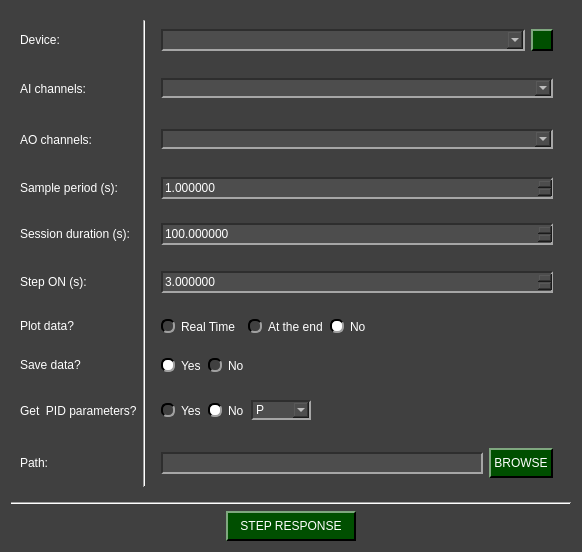
<?xml version="1.0" encoding="UTF-8"?>
<ui version="4.0">
 <class>Arduino_StepResponse_W</class>
 <widget class="QWidget" name="Arduino_StepResponse_W">
  <property name="geometry">
   <rect>
    <x>0</x>
    <y>0</y>
    <width>582</width>
    <height>552</height>
   </rect>
  </property>
  <property name="windowTitle">
   <string>Form</string>
  </property>
  <property name="styleSheet">
   <string notr="true">QComboBox QAbstractItemView {
    background-color: rgb(77, 77, 77);
}

QComboBox QAbstractItemView::item:focus{
    background-color: rgb(140, 140, 140);
}

QDoubleSpinBox{
	background-color: rgb(77, 77, 77);
	
	border-top: 1.5px solid rgb(46, 46, 46);
	border-left: 1.5px solid rgb(46, 46, 46);

	border-bottom: 1.5px solid rgb(166, 166, 166);
	border-right: 1.5px solid rgb(166, 166, 166);
}

QDoubleSpinBox::up-button{
    image: url(:/imgs/imgs/drop_up_arrow.png);
	width: 11px;

	background-color: rgb(0, 79, 0);
	border-top: 1.5px solid rgb(127, 167, 127);
	border-left: 1.5px solid rgb(127, 167, 127);

	border-bottom: 1.5px solid rgb(0, 0, 0);
	border-right: 1.5px solid rgb(0, 0, 0);
}

QDoubleSpinBox::up-button:pressed{
	border: 2px solid rgb(255, 255, 255);
}

QDoubleSpinBox::up-button:hover{
	background-color: rgb(0, 50, 0);
}

QDoubleSpinBox::down-button{
    image: url(:/imgs/imgs/drop_down_arrow.png);
	width: 11px;

	background-color: rgb(0, 79, 0);
	border-top: 1.5px solid rgb(127, 167, 127);
	border-left: 1.5px solid rgb(127, 167, 127);

	border-bottom: 1.5px solid rgb(0, 0, 0);
	border-right: 1.5px solid rgb(0, 0, 0);
}

QDoubleSpinBox::down-button:pressed{
	border: 2px solid rgb(255, 255, 255);
}

QDoubleSpinBox::down-button:hover{
	background-color: rgb(0, 50, 0);
}

QWidget#Arduino_StepResponse_W{
	background-color: rgb(64, 64, 64);
}

QWidget{
	color: rgb(255, 255, 255);
}

QComboBox{
	background-color: rgb(77, 77, 77);
	
	border-top: 1.5px solid rgb(46, 46, 46);
	border-left: 1.5px solid rgb(46, 46, 46);

	border-bottom: 1.5px solid rgb(166, 166, 166);
	border-right: 1.5px solid rgb(166, 166, 166);
}


QComboBox::drop-down{
	image: url(:/imgs/imgs/drop_down_arrow.png);
	width: 11px;

	background-color: rgb(0, 79, 0);
	border-top: 2px solid rgb(127, 167, 127);
	border-left: 2px solid rgb(127, 167, 127);

	border-bottom: 2px solid rgb(0, 0, 0);
	border-right: 2px solid rgb(0, 0, 0);
}

QComboBox::drop-down:hover{
	background-color: rgb(0, 50, 0);
}

QComboBox::drop-down:pressed{
	border: 2px solid rgb(255, 255, 255);
}

QPushButton{
	background-color: rgb(0, 79, 0);

	border-top: 1.5px solid rgb(127, 167, 127);
	border-left: 1.5px solid rgb(127, 167, 127);

	border-bottom: 1.5px solid rgb(0, 0, 0);
	border-right: 1.5px solid rgb(0, 0, 0);

	
	font: 12pt &quot;Helvetica&quot;;
	text-align:center;
}

QWidget{
	font: 12pt &quot;Helvetica&quot;;
}

QPushButton:hover{
	background-color: rgb(0, 50, 0);
}

QPushButton:pressed{
	border: 2px solid rgb(255, 255, 255);
}

QLineEdit{
	background-color: rgb(77, 77, 77);
	border-top: 1.5px solid rgb(46, 46, 46);
	border-left: 1.5px solid rgb(46, 46, 46);

	border-bottom: 1.5px solid rgb(166, 166, 166);
	border-right: 1.5px solid rgb(166, 166, 166);
}

QRadioButton::indicator{
	border-radius: 6px;
	border-top: 1.5px solid rgb(0, 0, 0);
	border-left: 1.5px solid rgb(0, 0, 0);

	border-bottom: 1.5px solid rgb(160, 160, 160);
	border-right: 1.5px solid rgb(160, 160, 160);
}

QRadioButton::indicator::checked{
	background-color: white;
}

QRadioButton::indicator::unchecked:hover{
	background-color: #9F9F9F;
}

QRadioButton::indicator::pressed{
	border: 1.5px solid #505050
}

QPushButton#reload_devices{
	image: url(:/imgs/imgs/reload.png);
	width: 11px;
	background-color: rgb(0, 79, 0);

	border-top: 1.5px solid rgb(127, 167, 127);
	border-left: 1.5px solid rgb(127, 167, 127);

	border-bottom: 1.5px solid rgb(0, 0, 0);
	border-right: 1.5px solid rgb(0, 0, 0);

	
	font: 12pt &quot;Helvetica&quot;;
	text-align:center;
}

QPushButton#reload_devices:hover{
	background-color: rgb(0, 50, 0);
}

QPushButton#reload_devices:pressed{
	border: 2px solid rgb(255, 255, 255);
}

QComboBox:disabled {
    background-color: rgb(50, 50, 50);
    
    border-top: 1.5px solid rgb(30, 30, 30);
    border-left: 1.5px solid rgb(30, 30, 30);
    
    border-bottom: 1.5px solid rgb(100, 100, 100);
    border-right: 1.5px solid rgb(100, 100, 100);
    
    color: rgb(150, 150, 150);
}</string>
  </property>
  <layout class="QGridLayout" name="gridLayout_3">
   <item row="0" column="0">
    <widget class="QWidget" name="widget" native="true">
     <layout class="QGridLayout" name="gridLayout_2">
      <item row="3" column="0">
       <widget class="QLabel" name="label_15">
        <property name="minimumSize">
         <size>
          <width>0</width>
          <height>30</height>
         </size>
        </property>
        <property name="maximumSize">
         <size>
          <width>16777215</width>
          <height>30</height>
         </size>
        </property>
        <property name="text">
         <string>Sample period (s):</string>
        </property>
       </widget>
      </item>
      <item row="7" column="2" alignment="Qt::AlignmentFlag::AlignLeft">
       <widget class="QWidget" name="widget_12" native="true">
        <layout class="QHBoxLayout" name="horizontalLayout_5">
         <item>
          <widget class="QRadioButton" name="yes_save_radio">
           <property name="text">
            <string>Yes</string>
           </property>
           <property name="checked">
            <bool>true</bool>
           </property>
           <attribute name="buttonGroup">
            <string notr="true">save_radio_group</string>
           </attribute>
          </widget>
         </item>
         <item>
          <widget class="QRadioButton" name="no_save_radio">
           <property name="text">
            <string>No</string>
           </property>
           <attribute name="buttonGroup">
            <string notr="true">save_radio_group</string>
           </attribute>
          </widget>
         </item>
        </layout>
       </widget>
      </item>
      <item row="9" column="2">
       <widget class="QWidget" name="widget_16" native="true">
        <layout class="QHBoxLayout" name="horizontalLayout_7">
         <item alignment="Qt::AlignmentFlag::AlignVCenter">
          <widget class="QLineEdit" name="path_line_edit">
           <property name="minimumSize">
            <size>
             <width>0</width>
             <height>22</height>
            </size>
           </property>
           <property name="maximumSize">
            <size>
             <width>16777215</width>
             <height>22</height>
            </size>
           </property>
          </widget>
         </item>
         <item alignment="Qt::AlignmentFlag::AlignVCenter">
          <widget class="QPushButton" name="path_folder_browse">
           <property name="minimumSize">
            <size>
             <width>0</width>
             <height>30</height>
            </size>
           </property>
           <property name="maximumSize">
            <size>
             <width>16777215</width>
             <height>30</height>
            </size>
           </property>
           <property name="text">
            <string> BROWSE </string>
           </property>
          </widget>
         </item>
        </layout>
       </widget>
      </item>
      <item row="3" column="2">
       <widget class="QWidget" name="widget_11" native="true">
        <layout class="QGridLayout" name="gridLayout_9">
         <item row="0" column="0">
          <widget class="QDoubleSpinBox" name="Ts_in">
           <property name="minimumSize">
            <size>
             <width>0</width>
             <height>22</height>
            </size>
           </property>
           <property name="maximumSize">
            <size>
             <width>16777215</width>
             <height>22</height>
            </size>
           </property>
           <property name="decimals">
            <number>6</number>
           </property>
           <property name="maximum">
            <double>999999999999.000000000000000</double>
           </property>
           <property name="singleStep">
            <double>0.010000000000000</double>
           </property>
           <property name="stepType">
            <enum>QAbstractSpinBox::StepType::AdaptiveDecimalStepType</enum>
           </property>
           <property name="value">
            <double>1.000000000000000</double>
           </property>
          </widget>
         </item>
        </layout>
       </widget>
      </item>
      <item row="1" column="0">
       <widget class="QLabel" name="label_3">
        <property name="text">
         <string>AI channels:</string>
        </property>
       </widget>
      </item>
      <item row="8" column="2" alignment="Qt::AlignmentFlag::AlignLeft">
       <widget class="QWidget" name="widget_2" native="true">
        <layout class="QHBoxLayout" name="horizontalLayout">
         <item>
          <widget class="QRadioButton" name="yes_pid_radio">
           <property name="text">
            <string>Yes</string>
           </property>
           <attribute name="buttonGroup">
            <string notr="true">pid_radio_group</string>
           </attribute>
          </widget>
         </item>
         <item>
          <widget class="QRadioButton" name="no_pid_radio">
           <property name="text">
            <string>No</string>
           </property>
           <property name="checked">
            <bool>true</bool>
           </property>
           <attribute name="buttonGroup">
            <string notr="true">pid_radio_group</string>
           </attribute>
          </widget>
         </item>
         <item>
          <widget class="QComboBox" name="PID_comboBox">
           <property name="minimumSize">
            <size>
             <width>60</width>
             <height>0</height>
            </size>
           </property>
           <property name="currentText">
            <string>P</string>
           </property>
           <item>
            <property name="text">
             <string>P</string>
            </property>
           </item>
           <item>
            <property name="text">
             <string>PI</string>
            </property>
           </item>
           <item>
            <property name="text">
             <string>PID</string>
            </property>
           </item>
          </widget>
         </item>
        </layout>
       </widget>
      </item>
      <item row="8" column="0">
       <widget class="QLabel" name="label">
        <property name="text">
         <string>Get  PID parameters?</string>
        </property>
       </widget>
      </item>
      <item row="9" column="0" alignment="Qt::AlignmentFlag::AlignVCenter">
       <widget class="QLabel" name="label_12">
        <property name="minimumSize">
         <size>
          <width>0</width>
          <height>30</height>
         </size>
        </property>
        <property name="maximumSize">
         <size>
          <width>16777215</width>
          <height>30</height>
         </size>
        </property>
        <property name="text">
         <string>Path:</string>
        </property>
       </widget>
      </item>
      <item row="0" column="0">
       <widget class="QLabel" name="label_2">
        <property name="minimumSize">
         <size>
          <width>0</width>
          <height>30</height>
         </size>
        </property>
        <property name="maximumSize">
         <size>
          <width>16777215</width>
          <height>30</height>
         </size>
        </property>
        <property name="text">
         <string>Device:</string>
        </property>
       </widget>
      </item>
      <item row="6" column="2" alignment="Qt::AlignmentFlag::AlignLeft">
       <widget class="QWidget" name="widget_13" native="true">
        <layout class="QHBoxLayout" name="horizontalLayout_6">
         <item>
          <widget class="QRadioButton" name="yes_rt_plot_radio">
           <property name="text">
            <string>Real Time</string>
           </property>
           <property name="checked">
            <bool>false</bool>
           </property>
           <attribute name="buttonGroup">
            <string notr="true">plot_radio_group</string>
           </attribute>
          </widget>
         </item>
         <item>
          <widget class="QLabel" name="label_warning">
           <property name="toolTip">
            <string>&lt;html&gt;&lt;head/&gt;&lt;body&gt;&lt;p&gt;&lt;span style=&quot; font-size:16pt;&quot;&gt;Selecting Real Time may reduce your acquisition performance if you need to collect data at high frequencies ( sample period &amp;lt; 0.05 s ). We suggest plotting at the end of the acquisition if you don't want to be affected.&lt;/span&gt;&lt;/p&gt;&lt;/body&gt;&lt;/html&gt;</string>
           </property>
           <property name="text">
            <string>&lt;html&gt;&lt;head/&gt;&lt;body&gt;&lt;p&gt;&lt;img src=&quot;:/imgs/imgs/Warning_logo.png&quot;/&gt;&lt;/p&gt;&lt;/body&gt;&lt;/html&gt;</string>
           </property>
          </widget>
         </item>
         <item>
          <widget class="QRadioButton" name="yes_ate_plot_radio">
           <property name="text">
            <string>At the end</string>
           </property>
           <attribute name="buttonGroup">
            <string notr="true">plot_radio_group</string>
           </attribute>
          </widget>
         </item>
         <item>
          <widget class="QRadioButton" name="no_plot_radio">
           <property name="text">
            <string>No</string>
           </property>
           <property name="checked">
            <bool>true</bool>
           </property>
           <attribute name="buttonGroup">
            <string notr="true">plot_radio_group</string>
           </attribute>
          </widget>
         </item>
        </layout>
       </widget>
      </item>
      <item row="5" column="0">
       <widget class="QLabel" name="label_14">
        <property name="text">
         <string>Step ON (s):</string>
        </property>
       </widget>
      </item>
      <item row="4" column="2">
       <widget class="QWidget" name="widget_10" native="true">
        <layout class="QGridLayout" name="gridLayout_8">
         <item row="0" column="0">
          <widget class="QDoubleSpinBox" name="sesh_dur_in">
           <property name="minimumSize">
            <size>
             <width>0</width>
             <height>22</height>
            </size>
           </property>
           <property name="maximumSize">
            <size>
             <width>16777215</width>
             <height>22</height>
            </size>
           </property>
           <property name="decimals">
            <number>6</number>
           </property>
           <property name="maximum">
            <double>999999999999.000000000000000</double>
           </property>
           <property name="singleStep">
            <double>0.010000000000000</double>
           </property>
           <property name="stepType">
            <enum>QAbstractSpinBox::StepType::AdaptiveDecimalStepType</enum>
           </property>
           <property name="value">
            <double>100.000000000000000</double>
           </property>
          </widget>
         </item>
        </layout>
       </widget>
      </item>
      <item row="5" column="2">
       <widget class="QWidget" name="widget_15" native="true">
        <layout class="QGridLayout" name="gridLayout_12">
         <item row="0" column="0">
          <widget class="QDoubleSpinBox" name="step_on_s_in">
           <property name="minimumSize">
            <size>
             <width>0</width>
             <height>22</height>
            </size>
           </property>
           <property name="maximumSize">
            <size>
             <width>16777215</width>
             <height>22</height>
            </size>
           </property>
           <property name="decimals">
            <number>6</number>
           </property>
           <property name="maximum">
            <double>999999999999.000000000000000</double>
           </property>
           <property name="singleStep">
            <double>0.010000000000000</double>
           </property>
           <property name="stepType">
            <enum>QAbstractSpinBox::StepType::AdaptiveDecimalStepType</enum>
           </property>
           <property name="value">
            <double>3.000000000000000</double>
           </property>
          </widget>
         </item>
        </layout>
       </widget>
      </item>
      <item row="0" column="2">
       <widget class="QWidget" name="widget_3" native="true">
        <layout class="QHBoxLayout" name="horizontalLayout_8">
         <item>
          <widget class="QComboBox" name="device_combo">
           <property name="minimumSize">
            <size>
             <width>0</width>
             <height>22</height>
            </size>
           </property>
           <property name="maximumSize">
            <size>
             <width>16777215</width>
             <height>22</height>
            </size>
           </property>
          </widget>
         </item>
         <item>
          <widget class="QPushButton" name="reload_devices">
           <property name="minimumSize">
            <size>
             <width>22</width>
             <height>22</height>
            </size>
           </property>
           <property name="maximumSize">
            <size>
             <width>22</width>
             <height>22</height>
            </size>
           </property>
           <property name="toolTip">
            <string>&lt;html&gt;&lt;head/&gt;&lt;body&gt;&lt;p&gt;Update COM ports&lt;/p&gt;&lt;/body&gt;&lt;/html&gt;</string>
           </property>
           <property name="text">
            <string/>
           </property>
          </widget>
         </item>
        </layout>
       </widget>
      </item>
      <item row="1" column="2">
       <widget class="QWidget" name="widget_4" native="true">
        <layout class="QHBoxLayout" name="horizontalLayout_2">
         <item>
          <widget class="QComboBox" name="ai_channel_combo"/>
         </item>
        </layout>
       </widget>
      </item>
      <item row="4" column="0">
       <widget class="QLabel" name="label_10">
        <property name="minimumSize">
         <size>
          <width>0</width>
          <height>30</height>
         </size>
        </property>
        <property name="maximumSize">
         <size>
          <width>16777215</width>
          <height>30</height>
         </size>
        </property>
        <property name="text">
         <string>Session duration (s):</string>
        </property>
       </widget>
      </item>
      <item row="0" column="1" rowspan="10">
       <widget class="Line" name="line_2">
        <property name="orientation">
         <enum>Qt::Orientation::Vertical</enum>
        </property>
       </widget>
      </item>
      <item row="6" column="0">
       <widget class="QLabel" name="label_9">
        <property name="minimumSize">
         <size>
          <width>0</width>
          <height>30</height>
         </size>
        </property>
        <property name="maximumSize">
         <size>
          <width>16777215</width>
          <height>30</height>
         </size>
        </property>
        <property name="text">
         <string>Plot data?</string>
        </property>
       </widget>
      </item>
      <item row="7" column="0">
       <widget class="QLabel" name="label_11">
        <property name="minimumSize">
         <size>
          <width>0</width>
          <height>30</height>
         </size>
        </property>
        <property name="maximumSize">
         <size>
          <width>16777215</width>
          <height>30</height>
         </size>
        </property>
        <property name="text">
         <string>Save data?</string>
        </property>
       </widget>
      </item>
      <item row="2" column="0">
       <widget class="QLabel" name="label_4">
        <property name="text">
         <string>AO channels:</string>
        </property>
       </widget>
      </item>
      <item row="2" column="2">
       <widget class="QWidget" name="widget_5" native="true">
        <layout class="QHBoxLayout" name="horizontalLayout_3">
         <item>
          <widget class="QComboBox" name="ao_channel_combo"/>
         </item>
        </layout>
       </widget>
      </item>
     </layout>
    </widget>
   </item>
   <item row="1" column="0">
    <widget class="Line" name="line_3">
     <property name="orientation">
      <enum>Qt::Orientation::Horizontal</enum>
     </property>
    </widget>
   </item>
   <item row="2" column="0" alignment="Qt::AlignmentFlag::AlignHCenter">
    <widget class="QPushButton" name="start_step_response">
     <property name="minimumSize">
      <size>
       <width>130</width>
       <height>30</height>
      </size>
     </property>
     <property name="maximumSize">
      <size>
       <width>130</width>
       <height>30</height>
      </size>
     </property>
     <property name="text">
      <string>STEP RESPONSE</string>
     </property>
    </widget>
   </item>
  </layout>
 </widget>
 <resources>
  <include location="resources_1.qrc"/>
 </resources>
 <connections/>
 <buttongroups>
  <buttongroup name="plot_radio_group"/>
  <buttongroup name="save_radio_group"/>
  <buttongroup name="pid_radio_group"/>
 </buttongroups>
</ui>
